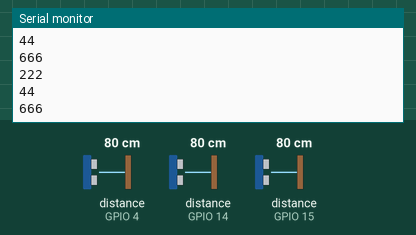
This sketch was run on a simulated ESP8266 (NodeMCU). Parts: the last lines printed to the serial monitor. Wiring (inferred from the names in the program): 3 × ultrasonic range finder: trigger GPIO 0, echo GPIO 4 / trigger GPIO 12, echo GPIO 14 / trigger GPIO 13, echo GPIO 15. The test bench sets the inputs (shaded band); at power-on: distance to the obstacle (sensors on GPIO 4, GPIO 14, GPIO 15) 80 cm. The echo pulse lasts 58.3 µs per cm; WiFi joins after 1.5 s; servers stay silent unless stated.

Above: at 3.7 s.
3.8 s: distance to the obstacle (sensor on GPIO 4) set to 2 cm
At 4.19 s:
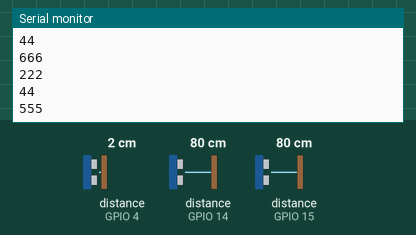
5.3 s: distance to the obstacle (sensor on GPIO 14) set to 2 cm
At 6.03 s:
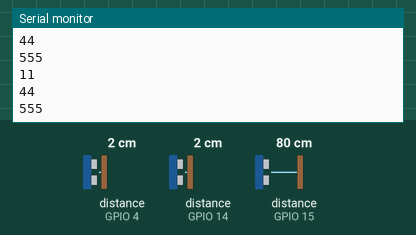
6.8 s: distance to the obstacle (sensor on GPIO 15) set to 2 cm
At 7.39 s:
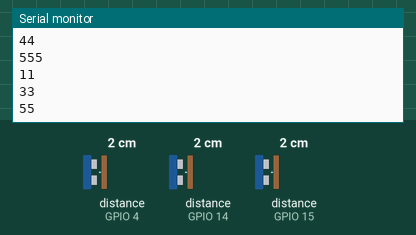
8.3 s: distance to the obstacle (sensor on GPIO 4) set to 18 cm
At 8.75 s:
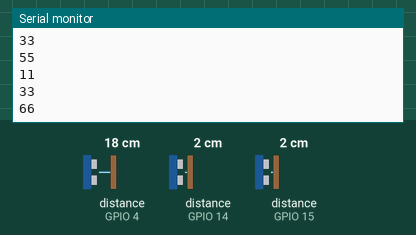
9.8 s: distance to the obstacle (sensor on GPIO 14) set to 18 cm
At 10.11 s:
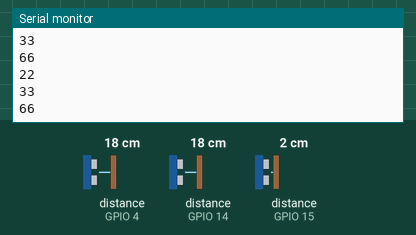
Timing chart, 0 to 12.3 s (numbered marks = the images above; inputs shaded):
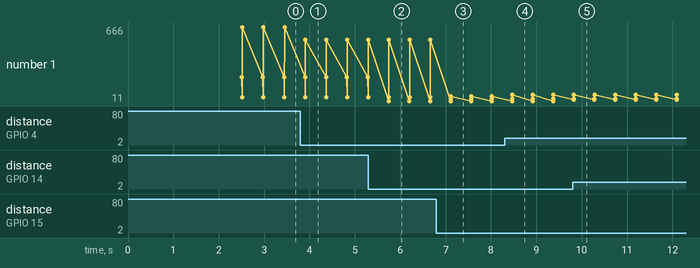

Measured:
- after the input at 3.8 s, the serial monitor: prints a new line after 0.11 s (image 1)
- after the input at 5.3 s, the serial monitor: prints a new line after 0.44 s (image 2)
- after the input at 6.8 s, the serial monitor: prints a new line after 0.31 s (image 3)
- after the input at 8.3 s, the serial monitor: prints a new line after 0.17 s (image 4)
- after the input at 9.8 s, the serial monitor: prints a new line at once (image 5)
- plotted number 1: 666 → 555 after the input at 3.8 s, 555 → 55 after the input at 6.8 s, 55 → 66 after the input at 8.3 s

The sketch:

SLOT_CONDITION_UPDATE.ino
```cpp
#include <ESP8266WiFi.h>
#include <FirebaseESP8266.h>

//Firebase settings
#define FIREBASE_HOST "garrr-d0388-default-rtdb.firebaseio.com"
#define FIREBASE_AUTH "lRhhu4lVJvGrnkSSGCZXiSPNAaQqJ9gv5bRk1XsM"

//Wi-Fi settings
#define WIFI_SSID "harshank"
#define WIFI_PASSWORD "10203040"

FirebaseData firebaseData;

const int trigPin1 = 13;
const int echoPin1 = 15;
#define SOUND_VELOCITY1 0.034
long duration1;
float distanceCm1;

const int trigPin = 12;
const int echoPin = 14;
#define SOUND_VELOCITY 0.034
long duration;
float distanceCm;

const int trigPin2 = 0;
const int echoPin2 = 4;
#define SOUND_VELOCITY2 0.034
long duration2;
float distanceCm2;
int val1  ;
int val2 ;
int val3 ;


void setup() {

  Serial.begin(115200);                                   // Select the same baud rate if you want to see the datas on Serial Monitor

  Serial.println("Serial communication started\n\n");

  WiFi.begin(WIFI_SSID, WIFI_PASSWORD);                                     //try to connect with wifi
  Serial.print("Connecting to ");
  Serial.print(WIFI_SSID);

  pinMode(trigPin, OUTPUT); // Sets the trigPin as an Output
pinMode(echoPin, INPUT); // Sets the echoPin as an Input

pinMode(trigPin1, OUTPUT); // Sets the trigPin as an Output
pinMode(echoPin1, INPUT); // Sets the echoPin as an Input

pinMode(trigPin2, OUTPUT); // Sets the trigPin as an Output
pinMode(echoPin2, INPUT); // Sets the echoPin as an Input

  while (WiFi.status() != WL_CONNECTED) {
    Serial.print(".");
    delay(500);
  }


  Serial.println();
  Serial.print("Connected to ");
  Serial.println(WIFI_SSID);
  Serial.print("IP Address is : ");
  Serial.println(WiFi.localIP());                                            //print local IP address
  Firebase.begin(FIREBASE_HOST, FIREBASE_AUTH);   // connect to firebase

  Firebase.reconnectWiFi(true);
  delay(1000);


}

void loop() {


  digitalWrite(trigPin, LOW);
delayMicroseconds(2);
digitalWrite(trigPin, HIGH);
delayMicroseconds(10);
digitalWrite(trigPin, LOW);
duration = pulseIn(echoPin, HIGH);
distanceCm = duration * SOUND_VELOCITY/2;


  if( distanceCm <= 10 )
  {
    val1 = 1;
    Serial.println(val1 + "111");
  }
  else
  {
    val1 = 0;
    Serial.println(val2 + "222");
  }

digitalWrite(trigPin1, LOW);
delayMicroseconds(2);
digitalWrite(trigPin1, HIGH);
delayMicroseconds(10);
digitalWrite(trigPin1, LOW);
duration1 = pulseIn(echoPin1, HIGH);
distanceCm1 = duration1 * SOUND_VELOCITY1/2;

if( distanceCm1 <= 10 )
  {
    val2 = 1;
    Serial.println(val2 + "333");
  }
  else
  {
    val2 = 0;
    Serial.println(val2 + "44");
  }

  digitalWrite(trigPin2, LOW);
delayMicroseconds(2);
digitalWrite(trigPin2, HIGH);
delayMicroseconds(10);
digitalWrite(trigPin2, LOW);
duration2 = pulseIn(echoPin2, HIGH);
distanceCm2 = duration2 * SOUND_VELOCITY2/2;

if( distanceCm2 <= 10 )
  {
    val3 = 1;
    Serial.println(val2 + "555");
  }
  else
  {
    val3 = 0;
    Serial.println(val2 + "666");
  }

  Firebase.setInt(firebaseData, "/slot1", val1 );
Firebase.setInt(firebaseData, "/slot2", val2 );
Firebase.setInt(firebaseData, "/slot3", val3 );


}
```
